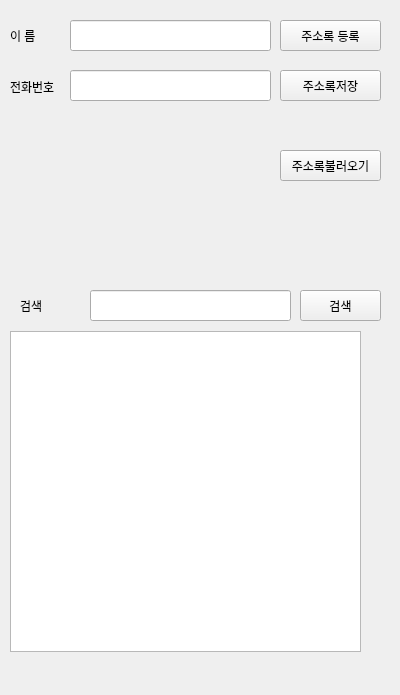
<?xml version="1.0" encoding="UTF-8"?>
<ui version="4.0">
 <class>Form</class>
 <widget class="QWidget" name="Form">
  <property name="geometry">
   <rect>
    <x>0</x>
    <y>0</y>
    <width>400</width>
    <height>695</height>
   </rect>
  </property>
  <property name="windowTitle">
   <string>Form</string>
  </property>
  <widget class="QLabel" name="name_label">
   <property name="geometry">
    <rect>
     <x>10</x>
     <y>20</y>
     <width>51</width>
     <height>31</height>
    </rect>
   </property>
   <property name="text">
    <string>이 름</string>
   </property>
  </widget>
  <widget class="QLineEdit" name="name_edit">
   <property name="geometry">
    <rect>
     <x>70</x>
     <y>20</y>
     <width>201</width>
     <height>31</height>
    </rect>
   </property>
  </widget>
  <widget class="QLabel" name="number_label">
   <property name="geometry">
    <rect>
     <x>10</x>
     <y>71</y>
     <width>51</width>
     <height>31</height>
    </rect>
   </property>
   <property name="text">
    <string>전화번호</string>
   </property>
  </widget>
  <widget class="QLineEdit" name="number_edit">
   <property name="geometry">
    <rect>
     <x>70</x>
     <y>70</y>
     <width>201</width>
     <height>31</height>
    </rect>
   </property>
  </widget>
  <widget class="QPushButton" name="add_button">
   <property name="geometry">
    <rect>
     <x>280</x>
     <y>20</y>
     <width>101</width>
     <height>31</height>
    </rect>
   </property>
   <property name="text">
    <string>주소록 등록</string>
   </property>
  </widget>
  <widget class="QPushButton" name="save_button">
   <property name="geometry">
    <rect>
     <x>280</x>
     <y>70</y>
     <width>101</width>
     <height>31</height>
    </rect>
   </property>
   <property name="text">
    <string>주소록저장</string>
   </property>
  </widget>
  <widget class="QPushButton" name="load_button">
   <property name="geometry">
    <rect>
     <x>280</x>
     <y>150</y>
     <width>101</width>
     <height>31</height>
    </rect>
   </property>
   <property name="text">
    <string>주소록불러오기</string>
   </property>
  </widget>
  <widget class="QListView" name="contact_list">
   <property name="geometry">
    <rect>
     <x>10</x>
     <y>331</y>
     <width>351</width>
     <height>321</height>
    </rect>
   </property>
  </widget>
  <widget class="QLabel" name="photo_label">
   <property name="geometry">
    <rect>
     <x>10</x>
     <y>110</y>
     <width>201</width>
     <height>211</height>
    </rect>
   </property>
   <property name="text">
    <string/>
   </property>
   <property name="pixmap">
    <pixmap>이정재.png</pixmap>
   </property>
   <property name="scaledContents">
    <bool>true</bool>
   </property>
  </widget>
  <widget class="QPushButton" name="search_button">
   <property name="geometry">
    <rect>
     <x>300</x>
     <y>290</y>
     <width>81</width>
     <height>31</height>
    </rect>
   </property>
   <property name="text">
    <string>검색</string>
   </property>
  </widget>
  <widget class="QLineEdit" name="serach_label">
   <property name="geometry">
    <rect>
     <x>90</x>
     <y>290</y>
     <width>201</width>
     <height>31</height>
    </rect>
   </property>
  </widget>
  <widget class="QLabel" name="number_label_2">
   <property name="geometry">
    <rect>
     <x>20</x>
     <y>290</y>
     <width>51</width>
     <height>31</height>
    </rect>
   </property>
   <property name="text">
    <string>검색</string>
   </property>
  </widget>
 </widget>
 <resources/>
 <connections/>
</ui>
